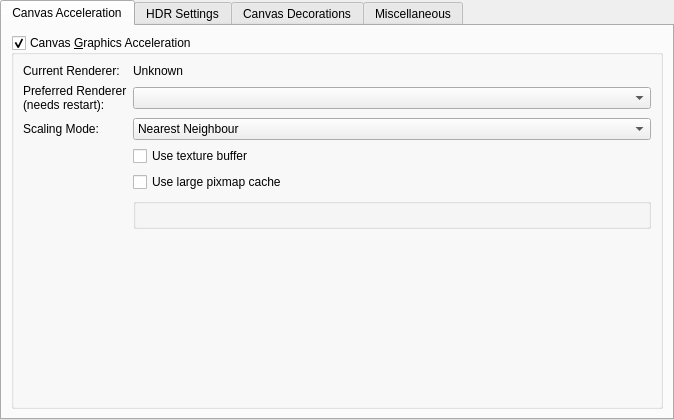
<?xml version="1.0" encoding="UTF-8"?>
<ui version="4.0">
 <author>
    SPDX-FileCopyrightText: none
    SPDX-License-Identifier: GPL-3.0-or-later
  </author>
 <class>WdgDisplaySettings</class>
 <widget class="QWidget" name="WdgDisplaySettings">
  <property name="geometry">
   <rect>
    <x>0</x>
    <y>0</y>
    <width>674</width>
    <height>413</height>
   </rect>
  </property>
  <property name="sizePolicy">
   <sizepolicy hsizetype="MinimumExpanding" vsizetype="MinimumExpanding">
    <horstretch>0</horstretch>
    <verstretch>0</verstretch>
   </sizepolicy>
  </property>
  <property name="windowTitle">
   <string>Display</string>
  </property>
  <layout class="QVBoxLayout" name="verticalLayout">
   <property name="leftMargin">
    <number>0</number>
   </property>
   <property name="topMargin">
    <number>0</number>
   </property>
   <property name="rightMargin">
    <number>0</number>
   </property>
   <property name="bottomMargin">
    <number>0</number>
   </property>
   <item>
    <widget class="QTabWidget" name="tabWidget">
     <property name="currentIndex">
      <number>0</number>
     </property>
     <widget class="QWidget" name="tab">
      <attribute name="title">
       <string>Canvas Acceleration</string>
      </attribute>
      <layout class="QGridLayout" name="gridLayout">
       <item row="0" column="0">
        <widget class="QGroupBox" name="grpOpenGL">
         <property name="sizePolicy">
          <sizepolicy hsizetype="Preferred" vsizetype="Preferred">
           <horstretch>0</horstretch>
           <verstretch>0</verstretch>
          </sizepolicy>
         </property>
         <property name="title">
          <string>Canvas &amp;Graphics Acceleration</string>
         </property>
         <property name="checkable">
          <bool>true</bool>
         </property>
         <layout class="QGridLayout">
          <item row="4" column="1">
           <widget class="QCheckBox" name="chkUseTextureBuffer">
            <property name="sizePolicy">
             <sizepolicy hsizetype="Preferred" vsizetype="Fixed">
              <horstretch>0</horstretch>
              <verstretch>0</verstretch>
             </sizepolicy>
            </property>
            <property name="toolTip">
             <string>&lt;html&gt;&lt;head/&gt;&lt;body&gt;&lt;p&gt;Use Texture Buffering. This can be faster on some GPU/Driver combinations (like Intel) or broken on some others (like AMD/Radeon).&lt;/p&gt;&lt;/body&gt;&lt;/html&gt;</string>
            </property>
            <property name="text">
             <string>Use texture buffer</string>
            </property>
           </widget>
          </item>
          <item row="6" column="1">
           <widget class="KisWarningBlock" name="grpOpenGLWarnings">
            <property name="title">
             <string/>
            </property>
           </widget>
          </item>
          <item row="2" column="1">
           <widget class="QComboBox" name="cmbPreferredRenderer">
            <property name="sizePolicy">
             <sizepolicy hsizetype="Preferred" vsizetype="Fixed">
              <horstretch>0</horstretch>
              <verstretch>0</verstretch>
             </sizepolicy>
            </property>
           </widget>
          </item>
          <item row="3" column="1">
           <widget class="QComboBox" name="cmbFilterMode">
            <property name="sizePolicy">
             <sizepolicy hsizetype="Preferred" vsizetype="Fixed">
              <horstretch>0</horstretch>
              <verstretch>0</verstretch>
             </sizepolicy>
            </property>
            <property name="currentIndex">
             <number>0</number>
            </property>
            <item>
             <property name="text">
              <string>Nearest Neighbour</string>
             </property>
            </item>
            <item>
             <property name="text">
              <string>Bilinear Filtering</string>
             </property>
            </item>
            <item>
             <property name="text">
              <string>Trilinear Filtering</string>
             </property>
            </item>
            <item>
             <property name="text">
              <string>High Quality Filtering</string>
             </property>
            </item>
           </widget>
          </item>
          <item row="3" column="0">
           <widget class="QLabel" name="label">
            <property name="sizePolicy">
             <sizepolicy hsizetype="Minimum" vsizetype="Minimum">
              <horstretch>0</horstretch>
              <verstretch>0</verstretch>
             </sizepolicy>
            </property>
            <property name="text">
             <string>Scaling Mode:</string>
            </property>
            <property name="wordWrap">
             <bool>true</bool>
            </property>
           </widget>
          </item>
          <item row="2" column="0">
           <widget class="QLabel" name="lblPreferredRenderer">
            <property name="sizePolicy">
             <sizepolicy hsizetype="Fixed" vsizetype="Minimum">
              <horstretch>0</horstretch>
              <verstretch>0</verstretch>
             </sizepolicy>
            </property>
            <property name="text">
             <string>Preferred Renderer (needs restart):</string>
            </property>
            <property name="wordWrap">
             <bool>true</bool>
            </property>
           </widget>
          </item>
          <item row="1" column="1">
           <widget class="QLabel" name="lblCurrentRenderer">
            <property name="text">
             <string>Unknown</string>
            </property>
           </widget>
          </item>
          <item row="1" column="0">
           <widget class="QLabel" name="label_6">
            <property name="text">
             <string>Current Renderer:</string>
            </property>
            <property name="wordWrap">
             <bool>true</bool>
            </property>
           </widget>
          </item>
          <item row="7" column="0" colspan="2">
           <spacer name="verticalSpacer_3">
            <property name="orientation">
             <enum>Qt::Vertical</enum>
            </property>
            <property name="sizeHint" stdset="0">
             <size>
              <width>20</width>
              <height>40</height>
             </size>
            </property>
           </spacer>
          </item>
          <item row="5" column="1">
           <widget class="QCheckBox" name="chkLargePixmapCache">
            <property name="sizePolicy">
             <sizepolicy hsizetype="Preferred" vsizetype="Fixed">
              <horstretch>0</horstretch>
              <verstretch>0</verstretch>
             </sizepolicy>
            </property>
            <property name="toolTip">
             <string>&lt;html&gt;&lt;head/&gt;&lt;body&gt;&lt;p&gt;This should be enabled if you see any artifacts while using assistants.&lt;/p&gt;&lt;/body&gt;&lt;/html&gt;</string>
            </property>
            <property name="text">
             <string>Use large pixmap cache</string>
            </property>
           </widget>
          </item>
         </layout>
        </widget>
       </item>
      </layout>
     </widget>
     <widget class="QWidget" name="tabHDR">
      <property name="enabled">
       <bool>true</bool>
      </property>
      <attribute name="title">
       <string>HDR Settings</string>
      </attribute>
      <layout class="QFormLayout" name="formLayout">
       <item row="0" column="1">
        <widget class="QLabel" name="lblCurrentDisplayFormat">
         <property name="text">
          <string>Current Display Format</string>
         </property>
        </widget>
       </item>
       <item row="0" column="0">
        <widget class="QLabel" name="label_7">
         <property name="text">
          <string>Display Format:</string>
         </property>
        </widget>
       </item>
       <item row="1" column="1">
        <widget class="QLabel" name="lblCurrentRootSurfaceFormat">
         <property name="text">
          <string>Current Surface Value</string>
         </property>
        </widget>
       </item>
       <item row="1" column="0">
        <widget class="QLabel" name="label_5">
         <property name="text">
          <string>Current Output Format:</string>
         </property>
        </widget>
       </item>
       <item row="2" column="1">
        <widget class="QComboBox" name="cmbPreferedRootSurfaceFormat"/>
       </item>
       <item row="2" column="0">
        <widget class="QLabel" name="label_9">
         <property name="text">
          <string>Preferred Output Format:</string>
         </property>
        </widget>
       </item>
       <item row="3" column="1">
        <widget class="KisWarningBlock" name="grpHDRWarning">
         <property name="title">
          <string/>
         </property>
        </widget>
       </item>
       <item row="4" column="0" colspan="2">
        <spacer name="verticalSpacer_2">
         <property name="orientation">
          <enum>Qt::Vertical</enum>
         </property>
         <property name="sizeHint" stdset="0">
          <size>
           <width>20</width>
           <height>40</height>
          </size>
         </property>
        </spacer>
       </item>
      </layout>
     </widget>
     <widget class="QWidget" name="tab_3">
      <attribute name="title">
       <string>Canvas Decorations</string>
      </attribute>
      <layout class="QFormLayout" name="formLayout_2">
       <item row="0" column="0" colspan="2">
        <widget class="QGroupBox" name="groupBox">
         <property name="title">
          <string>Transparency Checkerboard:</string>
         </property>
         <layout class="QFormLayout" name="formLayout_9">
          <item row="0" column="0">
           <widget class="QLabel" name="label_4">
            <property name="text">
             <string>Color 1:</string>
            </property>
           </widget>
          </item>
          <item row="0" column="1">
           <widget class="KisColorButton" name="colorChecks1">
            <property name="sizePolicy">
             <sizepolicy hsizetype="Fixed" vsizetype="Fixed">
              <horstretch>0</horstretch>
              <verstretch>0</verstretch>
             </sizepolicy>
            </property>
           </widget>
          </item>
          <item row="1" column="1">
           <widget class="KisColorButton" name="colorChecks2">
            <property name="sizePolicy">
             <sizepolicy hsizetype="Fixed" vsizetype="Fixed">
              <horstretch>0</horstretch>
              <verstretch>0</verstretch>
             </sizepolicy>
            </property>
           </widget>
          </item>
          <item row="1" column="0">
           <widget class="QLabel" name="label_10">
            <property name="text">
             <string>Color 2:</string>
            </property>
           </widget>
          </item>
          <item row="2" column="0">
           <widget class="QLabel" name="lblCheckSize">
            <property name="text">
             <string>Size:</string>
            </property>
           </widget>
          </item>
          <item row="2" column="1">
           <widget class="KisIntParseSpinBox" name="intCheckSize">
            <property name="suffix">
             <string> px</string>
            </property>
            <property name="maximum">
             <number>256</number>
            </property>
            <property name="value">
             <number>32</number>
            </property>
           </widget>
          </item>
         </layout>
        </widget>
       </item>
       <item row="1" column="0">
        <widget class="QLabel" name="lblCanvasBorderColor">
         <property name="text">
          <string>Canvas Border Color:</string>
         </property>
         <property name="alignment">
          <set>Qt::AlignRight|Qt::AlignTrailing|Qt::AlignVCenter</set>
         </property>
        </widget>
       </item>
       <item row="1" column="1">
        <widget class="KisColorButton" name="canvasBorder">
         <property name="sizePolicy">
          <sizepolicy hsizetype="Fixed" vsizetype="Fixed">
           <horstretch>0</horstretch>
           <verstretch>0</verstretch>
          </sizepolicy>
         </property>
        </widget>
       </item>
       <item row="2" column="0" colspan="2">
        <widget class="QGroupBox" name="groupBox_2">
         <property name="title">
          <string>Pixel Grid:</string>
         </property>
         <layout class="QFormLayout" name="formLayout_3">
          <item row="0" column="0">
           <widget class="QLabel" name="label_11">
            <property name="text">
             <string>Color:</string>
            </property>
           </widget>
          </item>
          <item row="0" column="1">
           <widget class="KisColorButton" name="pixelGridColorButton">
            <property name="sizePolicy">
             <sizepolicy hsizetype="Fixed" vsizetype="Fixed">
              <horstretch>0</horstretch>
              <verstretch>0</verstretch>
             </sizepolicy>
            </property>
           </widget>
          </item>
          <item row="1" column="0">
           <widget class="QLabel" name="gridThresholdLabel">
            <property name="text">
             <string>Start showing at:</string>
            </property>
           </widget>
          </item>
          <item row="1" column="1">
           <widget class="QDoubleSpinBox" name="pixelGridDrawingThresholdBox">
            <property name="suffix">
             <string>%</string>
            </property>
            <property name="maximum">
             <double>9999.000000000000000</double>
            </property>
           </widget>
          </item>
         </layout>
        </widget>
       </item>
       <item row="3" column="0" colspan="2">
        <widget class="QGroupBox" name="groupBox_3">
         <property name="title">
          <string>Selection:</string>
         </property>
         <layout class="QFormLayout" name="formLayout_6">
          <item row="0" column="0">
           <widget class="QLabel" name="label_12">
            <property name="text">
             <string>Selected overlay:</string>
            </property>
           </widget>
          </item>
          <item row="0" column="1">
           <layout class="QHBoxLayout" name="horizontalLayout">
            <item>
             <widget class="KisColorButton" name="btnSelectedAreasOverlayColor">
              <property name="sizePolicy">
               <sizepolicy hsizetype="Fixed" vsizetype="Fixed">
                <horstretch>0</horstretch>
                <verstretch>0</verstretch>
               </sizepolicy>
              </property>
              <property name="text">
               <string/>
              </property>
             </widget>
            </item>
            <item>
             <widget class="KisDoubleSliderSpinBox" name="sldSelectedAreasOverlayOpacity">
              <property name="minimumSize">
               <size>
                <width>50</width>
                <height>20</height>
               </size>
              </property>
             </widget>
            </item>
           </layout>
          </item>
          <item row="1" column="0">
           <widget class="QLabel" name="label_13">
            <property name="text">
             <string>Unselected overlay:</string>
            </property>
           </widget>
          </item>
          <item row="1" column="1">
           <layout class="QHBoxLayout" name="horizontalLayout_2">
            <item>
             <widget class="KisColorButton" name="btnUnselectedAreasOverlayColor">
              <property name="sizePolicy">
               <sizepolicy hsizetype="Fixed" vsizetype="Fixed">
                <horstretch>0</horstretch>
                <verstretch>0</verstretch>
               </sizepolicy>
              </property>
              <property name="text">
               <string/>
              </property>
             </widget>
            </item>
            <item>
             <widget class="KisDoubleSliderSpinBox" name="sldUnselectedAreasOverlayOpacity">
              <property name="minimumSize">
               <size>
                <width>50</width>
                <height>20</height>
               </size>
              </property>
             </widget>
            </item>
           </layout>
          </item>
          <item row="2" column="0">
           <widget class="QLabel" name="label_2">
            <property name="sizePolicy">
             <sizepolicy hsizetype="Minimum" vsizetype="Preferred">
              <horstretch>0</horstretch>
              <verstretch>0</verstretch>
             </sizepolicy>
            </property>
            <property name="text">
             <string>Outline opacity:</string>
            </property>
            <property name="alignment">
             <set>Qt::AlignRight|Qt::AlignTrailing|Qt::AlignVCenter</set>
            </property>
           </widget>
          </item>
          <item row="2" column="1">
           <widget class="KisDoubleSliderSpinBox" name="sldSelectionOutlineOpacity"/>
          </item>
         </layout>
        </widget>
       </item>
      </layout>
     </widget>
     <widget class="QWidget" name="tab_4">
      <attribute name="title">
       <string>Miscellaneous</string>
      </attribute>
      <layout class="QFormLayout" name="formLayout_5">
       <item row="6" column="0" colspan="2">
        <spacer name="verticalSpacer_5">
         <property name="orientation">
          <enum>Qt::Vertical</enum>
         </property>
         <property name="sizeHint" stdset="0">
          <size>
           <width>0</width>
           <height>0</height>
          </size>
         </property>
        </spacer>
       </item>
       <item row="0" column="1">
        <widget class="QCheckBox" name="hideScrollbars">
         <property name="text">
          <string>Hide Canvas Scrollbars</string>
         </property>
         <property name="checked">
          <bool>false</bool>
         </property>
        </widget>
       </item>
       <item row="1" column="1">
        <widget class="QCheckBox" name="chkCurveAntialiasing">
         <property name="text">
          <string>Enable curve anti-aliasing</string>
         </property>
        </widget>
       </item>
       <item row="2" column="1">
        <widget class="QCheckBox" name="chkHidePopups">
         <property name="text">
          <string>Hide layer thumbnail popup</string>
         </property>
        </widget>
       </item>
       <item row="3" column="1">
        <widget class="QCheckBox" name="chkChannelsAsColor">
         <property name="text">
          <string>Color channels in color</string>
         </property>
         <property name="checked">
          <bool>false</bool>
         </property>
        </widget>
       </item>
       <item row="4" column="1">
        <widget class="QCheckBox" name="chkSelectionOutlineAntialiasing">
         <property name="text">
          <string>Enable selection outline anti-aliasing</string>
         </property>
        </widget>
       </item>
       <item row="5" column="1">
        <widget class="QCheckBox" name="chkMoving">
         <property name="toolTip">
          <string>If checked, the checkers will move when scrolling the canvas.</string>
         </property>
         <property name="whatsThis">
          <string>Determines whether the checks will stay put or whether they will scroll together with the canvas</string>
         </property>
         <property name="text">
          <string>&amp;Move checkers when scrolling</string>
         </property>
         <property name="checked">
          <bool>true</bool>
         </property>
        </widget>
       </item>
      </layout>
     </widget>
    </widget>
   </item>
  </layout>
 </widget>
 <customwidgets>
  <customwidget>
   <class>KisIntParseSpinBox</class>
   <extends>QSpinBox</extends>
   <header>kis_int_parse_spin_box.h</header>
  </customwidget>
  <customwidget>
   <class>KisColorButton</class>
   <extends>QPushButton</extends>
   <header>kis_color_button.h</header>
  </customwidget>
  <customwidget>
   <class>KisWarningBlock</class>
   <extends>QGroupBox</extends>
   <header location="global">kis_warning_block.h</header>
   <container>1</container>
  </customwidget>
  <customwidget>
   <class>KisDoubleSliderSpinBox</class>
   <extends>QDoubleSpinBox</extends>
   <header location="global">kis_slider_spin_box.h</header>
   <container>1</container>
  </customwidget>
 </customwidgets>
 <resources/>
 <connections/>
</ui>
